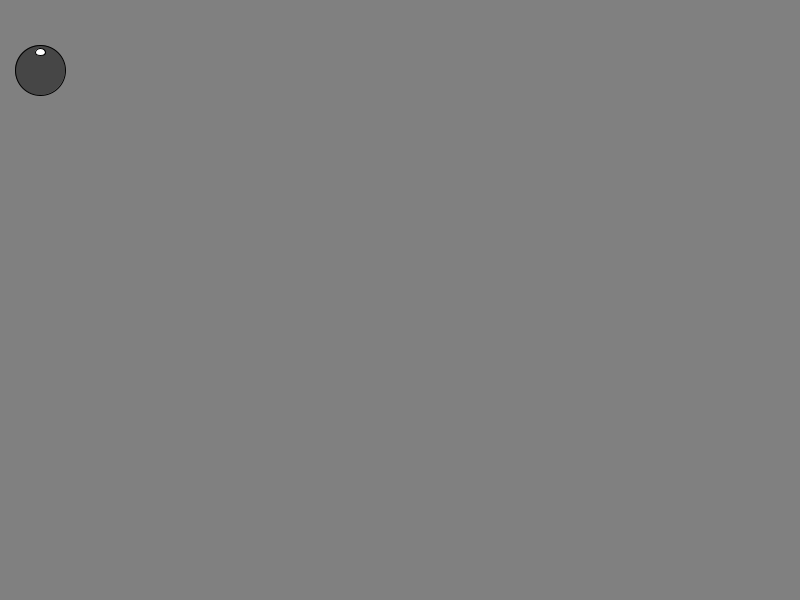
Frame 1 (no input)
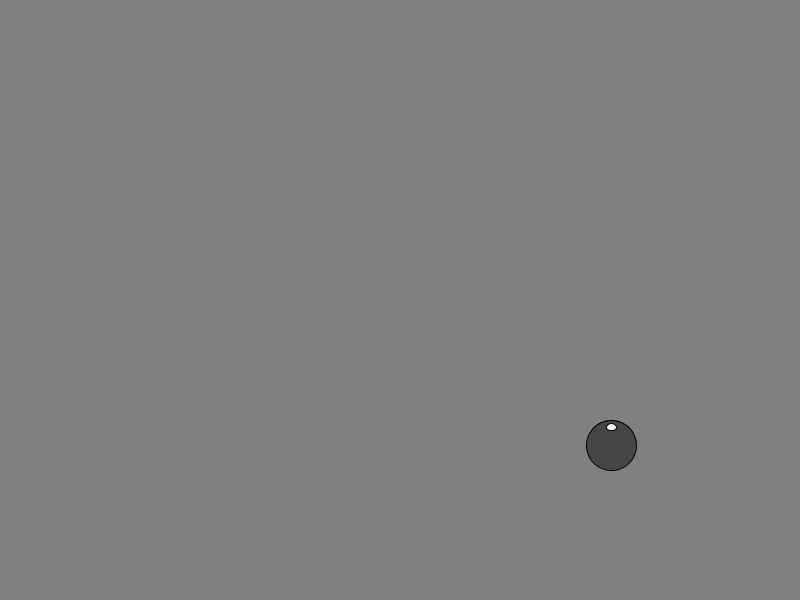
Frame 60 (the mouse pressed at the canvas centre just before this capture)
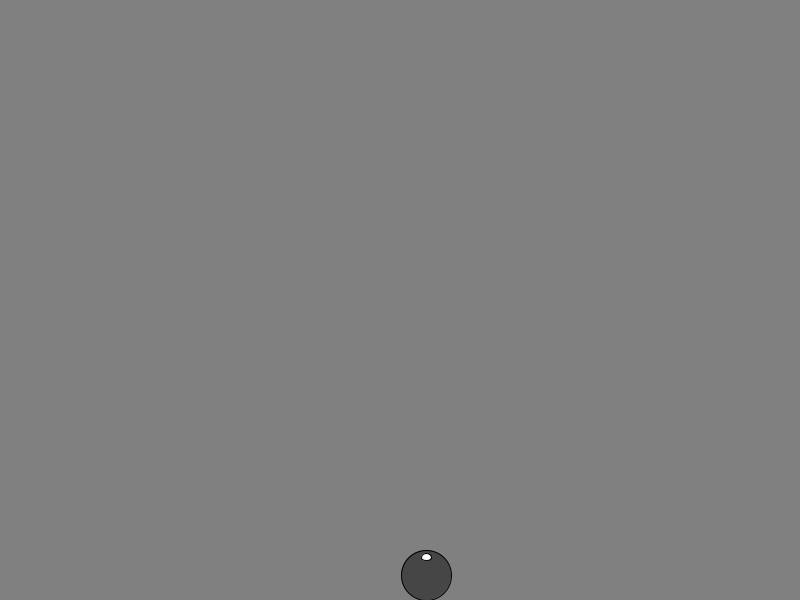
Frame 120 (the mouse held since frame 60 and released just before this capture)

The Processing sketch that drew these frames (run headless with seeded random() and noise(); from frame 60 on, the mouse is pressed at the canvas centre):

// Processing sketch: code5_8
// ── code5_8.pde
float centerX = 30.0;
float centerY = 70.0;
float dx = 10.0; //毎フレームのボール水平方向の移動量（水平速度）
float dy = 0.0; //毎フレームのボール垂直方向の移動量（垂直速度）
float radius = 25.0; //ボールの半径
float diameter = radius * 2.0; //ボールの直径
void setup(){
  size(800, 600);
}
void draw(){
  background(128);
  update(); //状態変更（更新）をまとめて呼び出し
  drawBall();
}
void update(){ //MVCのModelの処理
  moveBall(); //円を移動する
  bounceBall(); //円を床で弾ませる
  checkHitWalls(); //壁反発する
  accelerateBall(); //円を加速する
}
void moveBall(){
  centerX += dx; //円の中心を右に移動する
  centerY += dy; //円の中心を下に移動する
}
void bounceBall(){
  float centerYLowest = height - radius; //ボールが床に接しているときのボール中心のy座標
  if (centerY < centerYLowest) return; //床より上に浮いていれば何もしない
  centerY = centerYLowest; //中心高さを調整しボールが床に接するようにする
  dy = -dy; //速度を下向き（正のdy）から上向き（負のdy）に変更する
  applyFriction(); //実際に弾む場合のみ摩擦力を適用する
}
void applyFriction(){
  float frictionX = 0.2; //摩擦力により水平方向速度を減速させる量
  if (abs(dx) < frictionX) dx = 0.0; //水平速度が十分小さければ止めてしまう
  else if (dx < 0.0) dx += frictionX; //左向きの場合は右向きに減速
  else dx -= frictionX; //右向きの場合は左向きに減速
}
void checkHitWalls(){
  float left = radius; //左の壁に当たったときの中心位置x座標
  float right = width - radius; //右の壁に当たったときの中心位置x座標
  if (centerX < left) { //左の壁に当たったら
    centerX = left;
    dx = -dx;
  } else if (right < centerX) { //右の壁に当たったら
    centerX = right;
    dx = -dx;
  }
}
void accelerateBall(){ 
  float gravity = 10.0; //1フレーム辺の重力加速度に相当する画素数
  dy += gravity; //下向きに加速する
}
void drawBall(){ //MVCのViewの処理
  fill(70); //ボールの色を暗い灰色に設定
  ellipse(centerX, centerY, diameter, diameter);
  drawHightLight(); //ボールに映り込む擬似的なハイライトを描画
}
void drawHightLight() {
  fill(255); //白に設定
  float hlCenterX = centerX;
  float hlCenterY = centerY - radius / 1.4;
  float hlXSize = radius / 2.5;
  float hlYSize = hlXSize / 1.3;
  ellipse(hlCenterX, hlCenterY, hlXSize, hlYSize);
}
void mouseDragged(){
  centerX = pmouseX; //ボールの位置は1つ前のフレームのカーソルの位置
  centerY = pmouseY; //とする
  dx = mouseX - pmouseX; //ボールの速度は、1つ前から現在のフレームまで
  dy = mouseY - pmouseY; //のカーソル移動量とする
}
